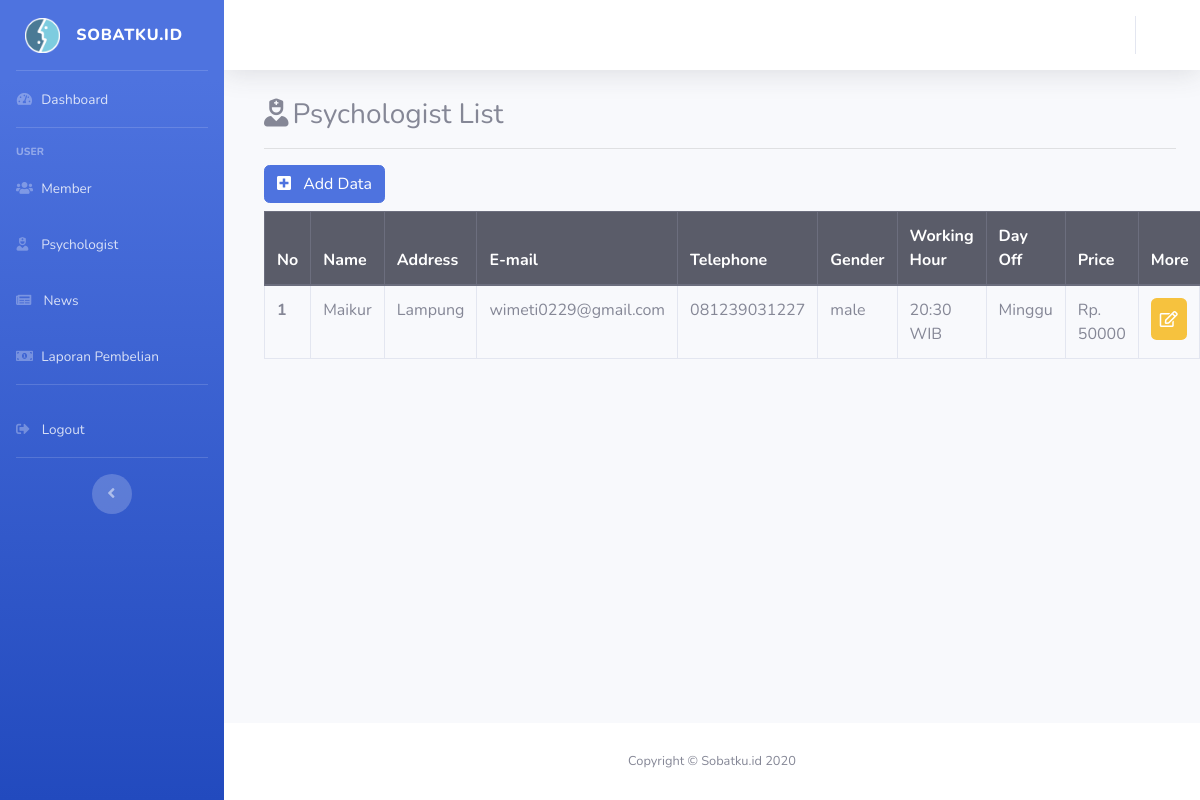
Screenshot of /Konsultasi/index.php/psychologist with the database file from the repository.
### tables this page shows
CREATE TABLE `psychologist` (
  `id` int(11) NOT NULL,
  `fullname` varchar(50) NOT NULL,
  `address` varchar(50) NOT NULL,
  `email` varchar(50) NOT NULL,
  `telp` varchar(50) NOT NULL,
  `gender` varchar(50) NOT NULL,
  `jam` varchar(50) NOT NULL,
  `libur` varchar(50) NOT NULL,
  `price` int(11) NOT NULL,
  `password` varchar(255) NOT NULL,
  `role` varchar(255) NOT NULL,
  `foto` varchar(255) NOT NULL,
  `jumlah` int(11) NOT NULL
);

### Konsultasi/application/controllers/Psychologist.php (called while the page is built, shortened)
<?php
class Psychologist extends CI_Controller
{
    public function __construct()
    {
        $this->load->model('Psychologist_model');
        $this->load->model('auth');
    }
    public function index()
    {
        $recPsychologist = $this->Psychologist_model->getDataPsychologist();
        $data1 = array('data_psy' => $recPsychologist);
        $data['user'] = $this->db->get_where('user', ['email' => $this->session->userdata('email')]) -> row_array();
        $this->load->view('templates/header',$data);
        $this->load->view('templates/sidebar',$data);
        $this->load->view('templates/topbar',$data);
        $this->load->view('admin/psychologist/psychologist',$data1);
        $this->load->view('templates/footer');
    }
}?>

### Konsultasi/index.php (called while the page is built, shortened)
<?php
require_once BASEPATH.'core/CodeIgniter.php';

### Konsultasi/application/models/Psychologist_model.php (called while the page is built, shortened)
<?php
class Psychologist_model extends CI_Model
{
    public function getDataPsychologist()
    {
        $this->db->select('*');
        $this->db->from('psychologist');
        $query = $this->db->get();
        return $query->result();
    }
}

### Konsultasi/application/views/admin/psychologist/psychologist.php (the view, shortened to what this page needs)
<div class="container-fluid">
<div class="col-md-14 pl-3 pt-1 ">
<h3><i class="fas fa-user-nurse pr-1"></i>Psychologist List</h3><hr>
<button type="button" class="btn btn-primary mb-2" data-toggle="modal" data-target="#exampleModal"><i class="fas fa-plus-square mr-2"></i>
  Add Data
</button>
<table class="table  table-bordered table-hover">
<thead class="thead-dark thead-center">
<tr>
    <th scope="col">No</th>
    <th scope="col">Name</th>
    <th scope="col">Address</th>
    <th scope="col">E-mail</th>
    <th scope="col">Telephone</th>
    <th scope="col">Gender</th>
    <th scope="col">Working Hour</th>
    <th scope="col">Day Off</th>
    <th scope="col">Price</th>
    <th colspan="3" scope="col">More</th>
  </tr>
</thead>
<tbody>
  <?php
      $count = 0;
      foreach($data_psy as $row) {
        $count = $count + 1;
  ?>
  <tr>
    <th scope="row"><?php echo $count ?></th>
    <td><?php echo $row->fullname ?></td>
    <td><?php echo $row->address ?></td>
    <td><?php echo $row->email ?></td>
    <td><?php echo $row->telp ?></td>
    <td><?php echo $row->gender ?></td>
    <td><?php echo $row->jam ?> WIB</td>
    <td><?php echo $row->libur ?></td>
    <td>Rp. <?php echo $row->price ?></td>
    <td><a href="<?php echo base_url('psychologist/editpsychologist/').$row->id ?>" class="btn fas fa-edit bg-warning p-2 text-white rounded editbutton" data-toggle="tooltip" title="Edit"></a></td>
      <?php } ?>
  </tr>
</tbody>
</table>
</div>
</div>
</div>

### rows the page displays
psychologist: fullname "Maikur", address "Lampung", email "wimeti0229@gmail.com", telp "081239031227", gender "male", jam "20:30", libur "Minggu", price "50000"
